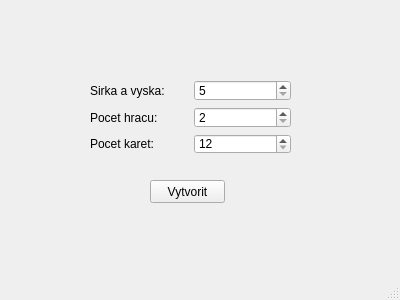
<?xml version="1.0" encoding="UTF-8"?>
<!--
Labyrint 2015

gamesetup.ui
soubor generovan automaticky programem Qt Creator
Tomasz Konderla xkonde03
Pavel Červený xcerve15

-->
<ui version="4.0">
 <class>GameSetup</class>
 <widget class="QMainWindow" name="GameSetup">
  <property name="geometry">
   <rect>
    <x>0</x>
    <y>0</y>
    <width>400</width>
    <height>300</height>
   </rect>
  </property>
  <property name="windowTitle">
   <string>MainWindow</string>
  </property>
  <widget class="QWidget" name="centralwidget">
   <widget class="QPushButton" name="pushButton">
    <property name="geometry">
     <rect>
      <x>150</x>
      <y>180</y>
      <width>75</width>
      <height>23</height>
     </rect>
    </property>
    <property name="text">
     <string>Vytvorit</string>
    </property>
   </widget>
   <widget class="QWidget" name="">
    <property name="geometry">
     <rect>
      <x>90</x>
      <y>80</y>
      <width>201</width>
      <height>74</height>
     </rect>
    </property>
    <layout class="QGridLayout" name="gridLayout">
     <item row="0" column="0">
      <widget class="QLabel" name="label">
       <property name="text">
        <string>Sirka a vyska: </string>
       </property>
      </widget>
     </item>
     <item row="0" column="1">
      <widget class="QSpinBox" name="spinBox">
       <property name="minimum">
        <number>5</number>
       </property>
       <property name="maximum">
        <number>11</number>
       </property>
       <property name="singleStep">
        <number>2</number>
       </property>
      </widget>
     </item>
     <item row="1" column="0">
      <widget class="QLabel" name="label_2">
       <property name="text">
        <string>Pocet hracu: </string>
       </property>
      </widget>
     </item>
     <item row="1" column="1">
      <widget class="QSpinBox" name="spinBox_2">
       <property name="minimum">
        <number>2</number>
       </property>
       <property name="maximum">
        <number>4</number>
       </property>
       <property name="singleStep">
        <number>1</number>
       </property>
       <property name="value">
        <number>2</number>
       </property>
      </widget>
     </item>
     <item row="2" column="0">
      <widget class="QLabel" name="label_3">
       <property name="text">
        <string>Pocet karet: </string>
       </property>
      </widget>
     </item>
     <item row="2" column="1">
      <widget class="QSpinBox" name="spinBox_3">
       <property name="minimum">
        <number>12</number>
       </property>
       <property name="maximum">
        <number>24</number>
       </property>
       <property name="singleStep">
        <number>12</number>
       </property>
       <property name="value">
        <number>12</number>
       </property>
      </widget>
     </item>
    </layout>
   </widget>
  </widget>
  <widget class="QMenuBar" name="menubar">
   <property name="geometry">
    <rect>
     <x>0</x>
     <y>0</y>
     <width>400</width>
     <height>21</height>
    </rect>
   </property>
  </widget>
  <widget class="QStatusBar" name="statusbar"/>
 </widget>
 <resources/>
 <connections/>
</ui>
